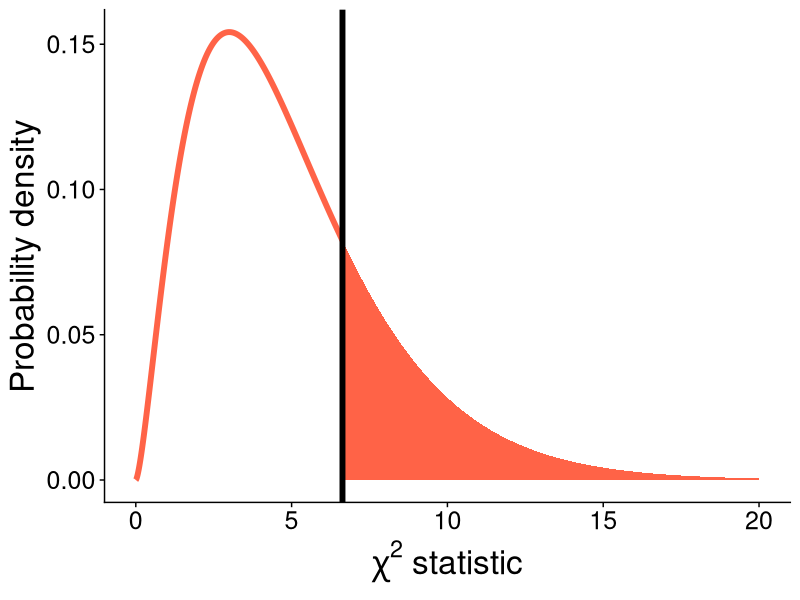

Reproduce this figure in R. (Note: this script raises an error after producing the figure.)
## ---- chunk 1
knitr::opts_chunk$set(echo = FALSE, warning = FALSE, 
                      message = FALSE, eval = TRUE)

library(cowplot)
library(ggplot2)
library(dplyr)
library(viridis)
library(glue)
library(stringr)
library(tidyr)
## ---- chunk 2

E <- 210 * c(0.24, 0.20, 0.16, 0.14, 0.13, 0.13)
O <- c(43, 40, 37, 37, 33, 20)

## ---- chunk 3

mm_test_stat <- sum((O - E) ^ 2 / E)

df <- tibble(
  x = seq(0, 20, 0.01),
  y = dchisq(x, 5)
)

gp <- ggplot(df, aes(x, y)) +
  geom_area(fill = "tomato") +
  xlab(expression(chi^2~statistic)) +
  ylab("Probability density") +
  theme_cowplot() +
  theme(
    strip.text = element_text(size = 18),
    axis.text = element_text(size = 18),
    axis.title = element_text(size = 24),
    title = element_text(size = 24)
  )

gp + 
  geom_area(data = filter(df, x < mm_test_stat), fill = "white", 
            size = 2, color = "tomato") +
  geom_vline(xintercept = mm_test_stat, size = 2) 

## ---- chunk 4

pchisq(q = 6.632544, 
       df = 5, 
       lower.tail = FALSE)

## ---- chunk 5
knitr::include_graphics("img/csection-fridays.png")
## ---- chunk 6
knitr::include_graphics("img/healthcare_trans.png")
## ---- chunk 7
chi2_test_stat <- 0.127
df <- 1

pchisq(chi2_test_stat, df, lower.tail = FALSE)
## ---- chunk 8
dat <- matrix(c(1, 5, 2, 16), nrow = 2)
dat
## ---- chunk 9
# simpler to use the built-in chi-squared test function
chisq.test(dat)
## ---- chunk 10
dat <- matrix(c(127, 1022, 934, 9336), nrow = 2)
dat
## ---- chunk 11
chisq.test(dat)
